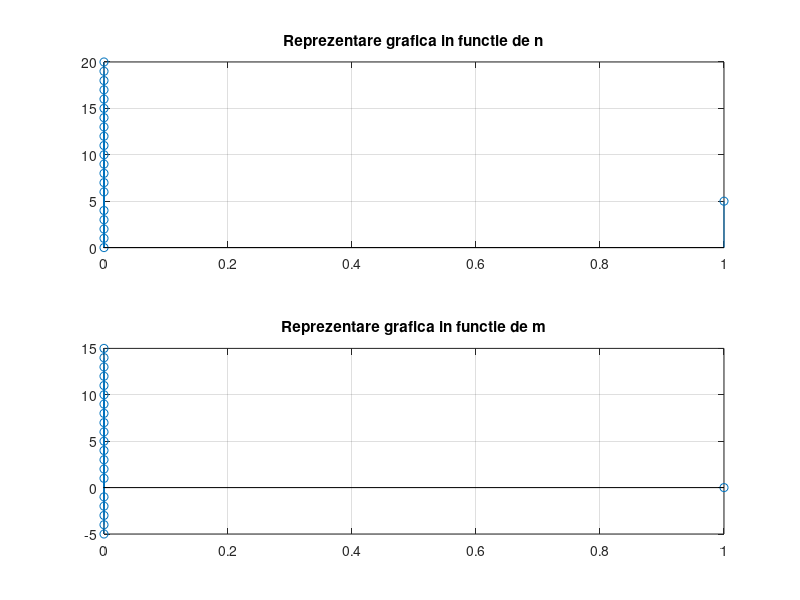
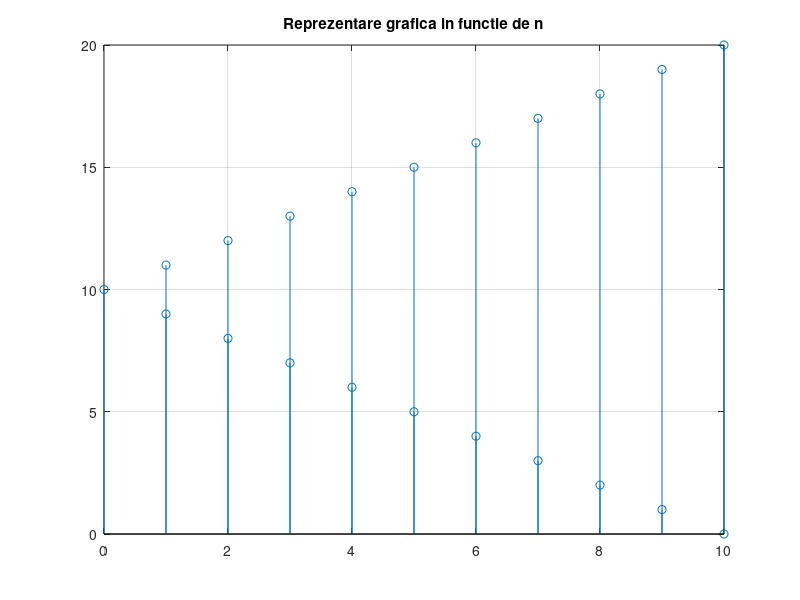
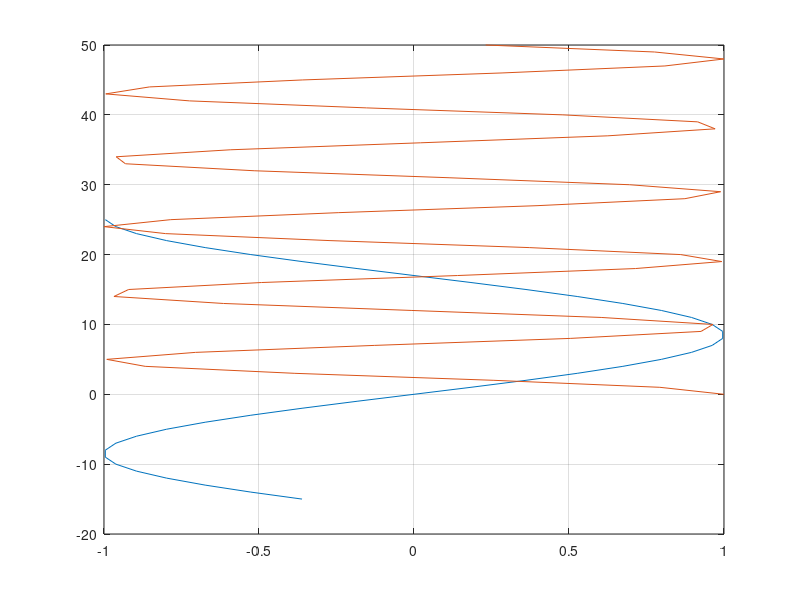
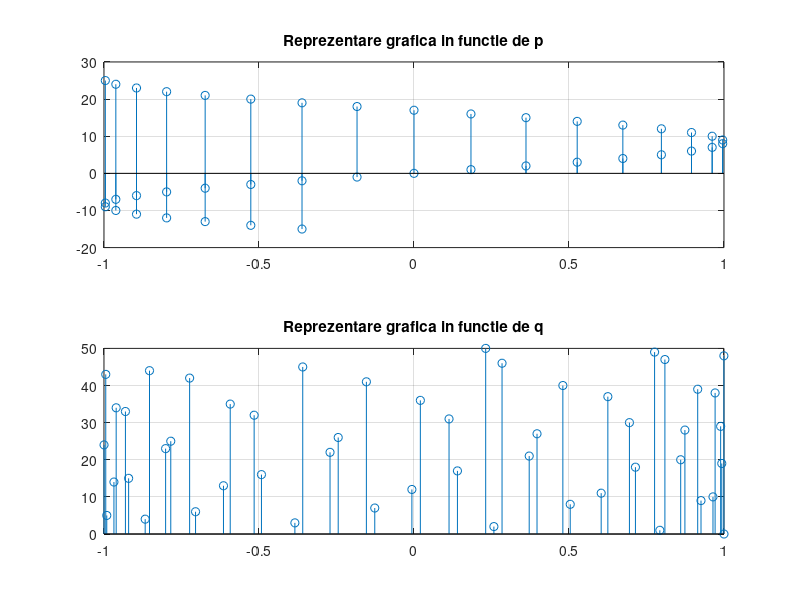

Write the MATLAB code that produced these figures, in order.
z=zeros(1,21);
z(6)=1;
n = 0:20;
m = -5:15;
figure(1)
subplot(2,1,1);
stem(z,n);
title ('Reprezentare grafica in functie de n');
grid;
subplot(2,1,2);
stem(z,m);
title ('Reprezentare grafica in functie de m');
grid;
t=abs(10-n);
figure(2);
stem(t,n);
title ('Reprezentare grafica in functie de n');
grid;
figure(3);
p=-15:25;
x1= sin((pi/17)*p);
q=0:50;
x2=cos((pi/sqrt(23))*q);
plot(x1,p,x2,q);
grid;
figure(4);
subplot(2,1,1);
stem(x1,p);
title ('Reprezentare grafica in functie de p');
grid;
subplot(2,1,2);
stem(x2,q);
title ('Reprezentare grafica in functie de q');
grid;